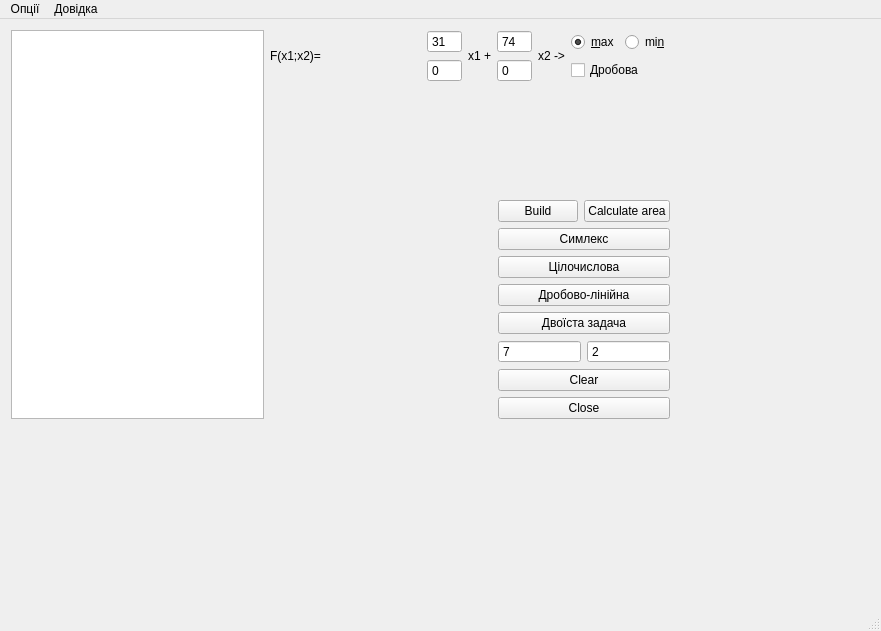
<?xml version="1.0" encoding="UTF-8"?>
<ui version="4.0">
 <class>MainWindow</class>
 <widget class="QMainWindow" name="MainWindow">
  <property name="geometry">
   <rect>
    <x>0</x>
    <y>0</y>
    <width>881</width>
    <height>631</height>
   </rect>
  </property>
  <property name="windowTitle">
   <string>МС</string>
  </property>
  <property name="windowIcon">
   <iconset resource="icon.qrc">
    <normaloff>:/myicon/Icon.ico</normaloff>:/myicon/Icon.ico</iconset>
  </property>
  <widget class="QWidget" name="centralWidget">
   <widget class="QWidget" name="layoutWidget">
    <property name="geometry">
     <rect>
      <x>0</x>
      <y>0</y>
      <width>681</width>
      <height>411</height>
     </rect>
    </property>
    <layout class="QHBoxLayout" name="horizontalLayout">
     <item>
      <widget class="View" name="graphicsView"/>
     </item>
     <item>
      <layout class="QVBoxLayout" name="verticalLayout">
       <item>
        <layout class="QHBoxLayout" name="horizontalLayout_2">
         <item>
          <widget class="QLabel" name="label">
           <property name="text">
            <string>F(x1;x2)=</string>
           </property>
          </widget>
         </item>
         <item>
          <layout class="QHBoxLayout" name="horizontalLayout_5">
           <item>
            <layout class="QVBoxLayout" name="verticalLayout_3">
             <item>
              <widget class="QSpinBox" name="spinBox_2">
               <property name="buttonSymbols">
                <enum>QAbstractSpinBox::NoButtons</enum>
               </property>
               <property name="minimum">
                <number>-100</number>
               </property>
               <property name="maximum">
                <number>100</number>
               </property>
               <property name="value">
                <number>31</number>
               </property>
              </widget>
             </item>
             <item>
              <widget class="QSpinBox" name="spinBox_3">
               <property name="buttonSymbols">
                <enum>QAbstractSpinBox::NoButtons</enum>
               </property>
               <property name="minimum">
                <number>-100</number>
               </property>
               <property name="singleStep">
                <number>1</number>
               </property>
              </widget>
             </item>
            </layout>
           </item>
           <item>
            <widget class="QLabel" name="label_2">
             <property name="text">
              <string>x1 +</string>
             </property>
            </widget>
           </item>
           <item>
            <layout class="QVBoxLayout" name="verticalLayout_4">
             <item>
              <widget class="QSpinBox" name="spinBox">
               <property name="buttonSymbols">
                <enum>QAbstractSpinBox::NoButtons</enum>
               </property>
               <property name="minimum">
                <number>-100</number>
               </property>
               <property name="maximum">
                <number>100</number>
               </property>
               <property name="value">
                <number>74</number>
               </property>
              </widget>
             </item>
             <item>
              <widget class="QSpinBox" name="spinBox_4">
               <property name="buttonSymbols">
                <enum>QAbstractSpinBox::NoButtons</enum>
               </property>
               <property name="minimum">
                <number>-100</number>
               </property>
               <property name="singleStep">
                <number>1</number>
               </property>
              </widget>
             </item>
            </layout>
           </item>
           <item>
            <widget class="QLabel" name="label_3">
             <property name="text">
              <string>x2 -&gt;</string>
             </property>
            </widget>
           </item>
           <item>
            <layout class="QVBoxLayout" name="verticalLayout_5">
             <item>
              <layout class="QHBoxLayout" name="horizontalLayout_6">
               <item>
                <widget class="QRadioButton" name="radioButton_11">
                 <property name="maximumSize">
                  <size>
                   <width>50</width>
                   <height>16777215</height>
                  </size>
                 </property>
                 <property name="text">
                  <string>&amp;max</string>
                 </property>
                 <property name="checked">
                  <bool>true</bool>
                 </property>
                </widget>
               </item>
               <item>
                <widget class="QRadioButton" name="radioButton_12">
                 <property name="text">
                  <string>mi&amp;n</string>
                 </property>
                 <property name="checked">
                  <bool>false</bool>
                 </property>
                </widget>
               </item>
              </layout>
             </item>
             <item>
              <widget class="QCheckBox" name="checkBox">
               <property name="text">
                <string>Дробова</string>
               </property>
              </widget>
             </item>
            </layout>
           </item>
          </layout>
         </item>
        </layout>
       </item>
       <item>
        <spacer name="verticalSpacer_2">
         <property name="orientation">
          <enum>Qt::Vertical</enum>
         </property>
         <property name="sizeHint" stdset="0">
          <size>
           <width>20</width>
           <height>40</height>
          </size>
         </property>
        </spacer>
       </item>
       <item>
        <widget class="QLabel" name="label_16">
         <property name="enabled">
          <bool>true</bool>
         </property>
         <property name="minimumSize">
          <size>
           <width>400</width>
           <height>0</height>
          </size>
         </property>
         <property name="text">
          <string/>
         </property>
        </widget>
       </item>
       <item>
        <layout class="QHBoxLayout" name="horizontalLayout_13">
         <item>
          <spacer name="horizontalSpacer">
           <property name="orientation">
            <enum>Qt::Horizontal</enum>
           </property>
           <property name="sizeHint" stdset="0">
            <size>
             <width>40</width>
             <height>20</height>
            </size>
           </property>
          </spacer>
         </item>
         <item>
          <layout class="QVBoxLayout" name="verticalLayout_2">
           <item>
            <layout class="QHBoxLayout" name="horizontalLayout_3">
             <item>
              <widget class="QPushButton" name="pushButton_2">
               <property name="sizePolicy">
                <sizepolicy hsizetype="Minimum" vsizetype="Minimum">
                 <horstretch>0</horstretch>
                 <verstretch>0</verstretch>
                </sizepolicy>
               </property>
               <property name="text">
                <string>Build</string>
               </property>
               <property name="checkable">
                <bool>false</bool>
               </property>
              </widget>
             </item>
             <item>
              <widget class="QPushButton" name="pushButton_5">
               <property name="sizePolicy">
                <sizepolicy hsizetype="Minimum" vsizetype="Minimum">
                 <horstretch>0</horstretch>
                 <verstretch>0</verstretch>
                </sizepolicy>
               </property>
               <property name="text">
                <string>Calculate area</string>
               </property>
              </widget>
             </item>
            </layout>
           </item>
           <item>
            <widget class="QPushButton" name="Simplex">
             <property name="sizePolicy">
              <sizepolicy hsizetype="Minimum" vsizetype="Minimum">
               <horstretch>0</horstretch>
               <verstretch>0</verstretch>
              </sizepolicy>
             </property>
             <property name="text">
              <string>Симлекс</string>
             </property>
            </widget>
           </item>
           <item>
            <widget class="QPushButton" name="IntLinear">
             <property name="text">
              <string>Цілочислова</string>
             </property>
            </widget>
           </item>
           <item>
            <widget class="QPushButton" name="FractLinear">
             <property name="text">
              <string>Дробово-лінійна</string>
             </property>
            </widget>
           </item>
           <item>
            <widget class="QPushButton" name="DualSimplex">
             <property name="autoFillBackground">
              <bool>true</bool>
             </property>
             <property name="text">
              <string>Двоїста задача</string>
             </property>
            </widget>
           </item>
           <item>
            <layout class="QHBoxLayout" name="horizontalLayout_4">
             <item>
              <widget class="QSpinBox" name="Equals">
               <property name="buttonSymbols">
                <enum>QAbstractSpinBox::NoButtons</enum>
               </property>
               <property name="maximum">
                <number>10</number>
               </property>
               <property name="value">
                <number>7</number>
               </property>
              </widget>
             </item>
             <item>
              <widget class="QSpinBox" name="Variables">
               <property name="buttonSymbols">
                <enum>QAbstractSpinBox::NoButtons</enum>
               </property>
               <property name="value">
                <number>2</number>
               </property>
              </widget>
             </item>
            </layout>
           </item>
           <item>
            <widget class="QPushButton" name="Clear">
             <property name="sizePolicy">
              <sizepolicy hsizetype="Minimum" vsizetype="Minimum">
               <horstretch>0</horstretch>
               <verstretch>0</verstretch>
              </sizepolicy>
             </property>
             <property name="text">
              <string>Clear</string>
             </property>
            </widget>
           </item>
           <item>
            <widget class="QPushButton" name="Close">
             <property name="sizePolicy">
              <sizepolicy hsizetype="Minimum" vsizetype="Minimum">
               <horstretch>0</horstretch>
               <verstretch>0</verstretch>
              </sizepolicy>
             </property>
             <property name="text">
              <string>Close</string>
             </property>
            </widget>
           </item>
          </layout>
         </item>
        </layout>
       </item>
      </layout>
     </item>
    </layout>
   </widget>
  </widget>
  <widget class="QStatusBar" name="statusBar"/>
  <widget class="QMenuBar" name="menuBar">
   <property name="geometry">
    <rect>
     <x>0</x>
     <y>0</y>
     <width>881</width>
     <height>19</height>
    </rect>
   </property>
   <widget class="QMenu" name="menuImba_knopka">
    <property name="title">
     <string>Довідка</string>
    </property>
    <addaction name="separator"/>
    <addaction name="actionAbout_2"/>
    <addaction name="action_2"/>
   </widget>
   <widget class="QMenu" name="menu">
    <property name="title">
     <string>Опції</string>
    </property>
    <addaction name="actionBuild"/>
    <addaction name="actionCalculate_area"/>
    <addaction name="actionClear"/>
    <addaction name="actionClose"/>
   </widget>
   <addaction name="menu"/>
   <addaction name="menuImba_knopka"/>
  </widget>
  <action name="actionAbout_2">
   <property name="text">
    <string>Про &amp;Qt</string>
   </property>
  </action>
  <action name="action_2">
   <property name="text">
    <string>Про Мене</string>
   </property>
  </action>
  <action name="actionBuild">
   <property name="text">
    <string>&amp;Build</string>
   </property>
  </action>
  <action name="actionCalculate_area">
   <property name="text">
    <string>&amp;Calculate area</string>
   </property>
  </action>
  <action name="actionClear">
   <property name="text">
    <string>C&amp;lear</string>
   </property>
  </action>
  <action name="actionClose">
   <property name="text">
    <string>Cl&amp;ose</string>
   </property>
  </action>
 </widget>
 <layoutdefault spacing="6" margin="11"/>
 <customwidgets>
  <customwidget>
   <class>View</class>
   <extends>QGraphicsView</extends>
   <header location="global">view.h</header>
  </customwidget>
 </customwidgets>
 <resources>
  <include location="icon.qrc"/>
 </resources>
 <connections/>
</ui>
